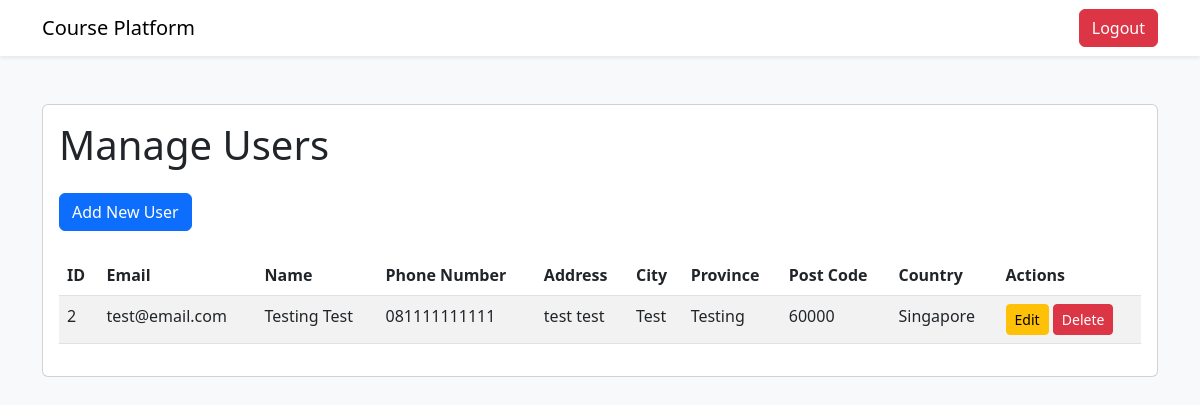
The app's page /admin/manage-users (signed in), older data.
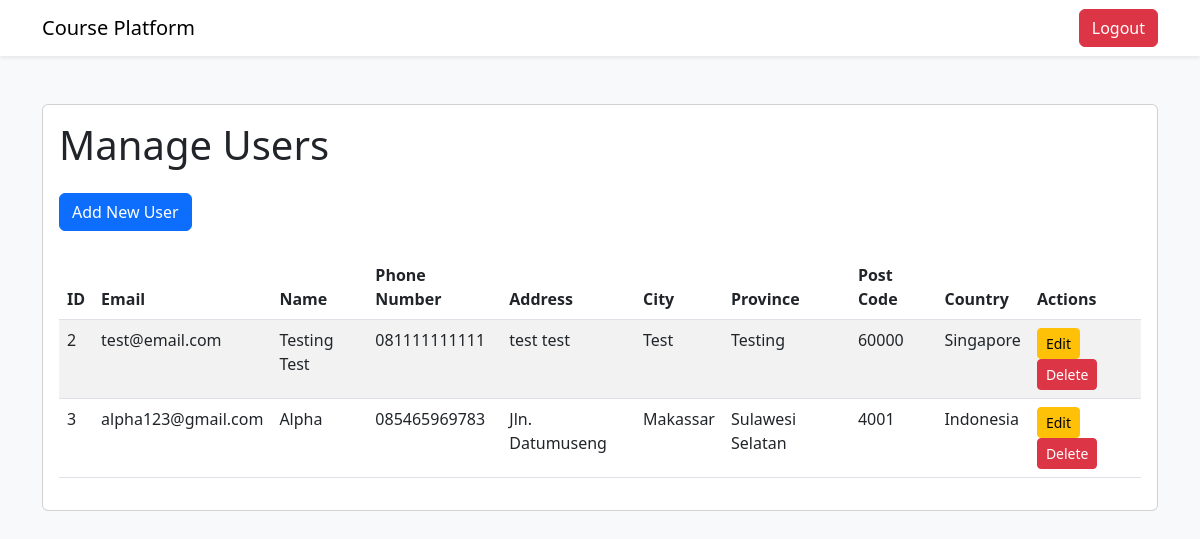
The same page, newer data.
### tables this page shows
CREATE TABLE peserta (
                id_peserta INTEGER PRIMARY KEY AUTOINCREMENT,
                email TEXT NOT NULL,
                nama_peserta TEXT NOT NULL,
                password TEXT NOT NULL,
                no_telpon TEXT NOT NULL,
                alamat TEXT NOT NULL,
                kota TEXT NOT NULL,
                provinsi TEXT NOT NULL,
                kode_pos INT NOT NULL,
                negara TEXT NOT NULL
            );

### features/auth.py (the view)
    def manage_users(self):
        if not session.get('email') and session.get('role') != 'admin':
            return redirect('/login_admin')
        users = query_db('SELECT * FROM peserta')
        return render_template('manage_users_page.html', users=users)

### database.py (called while the page is built)
def get_db():
    db = getattr(g, '_database', None)
    if db is None:
        db = g._database = sqlite3.connect(DATABASE)
        db.row_factory = sqlite3.Row
    return db

def query_db(query, args=(), one=False):
    cur = get_db().execute(query, args)
    rv = cur.fetchall()
    cur.close()
    get_db().commit()
    return (rv[0] if rv else None) if one else rv

### templates/manage_users_page.html (shortened to what this page needs)
<!DOCTYPE html>
<html lang="en">
<head>
    <link href="https://cdn.jsdelivr.net/npm/bootstrap@5.3.0/dist/css/bootstrap.min.css" rel="stylesheet">
</head>
<body class="bg-light">
    <nav class="navbar navbar-expand-lg navbar-light bg-white shadow-sm">
        <div class="container">
            <a class="navbar-brand" href="/admin">Course Platform</a>
            <div class="d-flex">
                <a href="/logout" class="btn btn-danger">Logout</a>
            </div>
        </div>
    </nav>
    <div class="container py-5">
        <div class="card">
            <div class="card-body">
                <h1 class="card-title mb-4">Manage Users</h1>
                <div class="mb-4">
                    <a href="/admin/add-user" class="btn btn-primary">Add New User</a>
                </div>
                <table class="table table-striped">
                    <thead>
                        <tr>
                            <th>ID</th>
                            <th>Email</th>
                            <th>Name</th>
                            <th>Phone Number</th>
                            <th>Address</th>
                            <th>City</th>
                            <th>Province</th>
                            <th>Post Code</th>
                            <th>Country</th>
                            <th>Actions</th>
                        </tr>
                    </thead>
                    <tbody>
                        {% for user in users %}
                        <tr>
                            <td>{{ user.id_peserta }}</td>
                            <td>{{ user.email }}</td>
                            <td>{{ user.nama_peserta }}</td>
                            <td>{{ user.no_telpon }}</td>
                            <td>{{ user.alamat }}</td>
                            <td>{{ user.kota }}</td>
                            <td>{{ user.provinsi }}</td>
                            <td>{{ user.kode_pos }}</td>
                            <td>{{ user.negara }}</td>
                            <td>
                                <a href="/admin/edit-user/{{ user.id_peserta }}" class="btn btn-sm btn-warning">Edit</a>
                                <a href="/admin/delete-user/{{ user.id_peserta }}"
                                    class="btn btn-sm btn-danger">Delete</a>
                            </td>
                        </tr>
                        {% endfor %}
                    </tbody>
                </table>
            </div>
        </div>
    </div>
</body>
</html>

Row changes from the older to the newer data that the page shows:
added peserta: id_peserta "3", email "alpha123@gmail.com", nama_peserta "Alpha", no_telpon "085465969783", alamat "Jln. Datumuseng", kota "Makassar", provinsi "Sulawesi Selatan", kode_pos "4001", negara "Indonesia"
